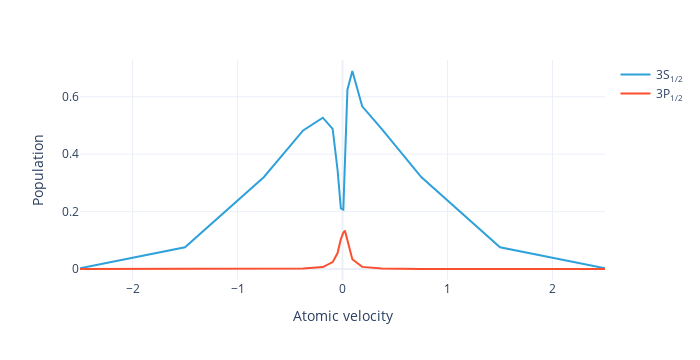

Notebook cell for this chart:
### Markdown cell above
Of the level populations:

### Code cell
#|notest
model.level_population_distribution(sol).visualize()

### Figure 1 — Plotly figure (JSON) as saved in the notebook; plotly's stock layout.template omitted (floating-point values rounded to 4 significant figures)
{"data": [{"hovertemplate": "Level=3S<sub>1/2</sub><br>Atomic velocity=%{x}<br>Population=%{y}<extra></extra>", "legendgroup": "3S<sub>1/2</sub>", "line": {"color": "#2fa1da", "dash": "solid"}, "marker": {"symbol": "circle"}, "mode": "lines", "name": "3S<sub>1/2</sub>", "orientation": "v", "showlegend": true, "type": "scatter", "x": [-2.5, -1.5, -0.75, -0.375, -0.1875, -0.09375, -0.04688, -0.01562, 0.007812, 0.02344, 0.04688, 0.09375, 0.1875, 0.375, 0.75, 1.5, 2.5], "xaxis": "x", "y": [0.002312, 0.07579, 0.3197, 0.4827, 0.527, 0.4881, 0.3447, 0.211, 0.2069, 0.3577, 0.6246, 0.6897, 0.5666, 0.4872, 0.3202, 0.07583, 0.002315], "yaxis": "y"}, {"hovertemplate": "Level=3P<sub>1/2</sub><br>Atomic velocity=%{x}<br>Population=%{y}<extra></extra>", "legendgroup": "3P<sub>1/2</sub>", "line": {"color": "#fb4f2f", "dash": "solid"}, "marker": {"symbol": "circle"}, "mode": "lines", "name": "3P<sub>1/2</sub>", "orientation": "v", "showlegend": true, "type": "scatter", "x": [-2.5, -1.5, -0.75, -0.375, -0.1875, -0.09375, -0.04688, -0.01562, 0.007812, 0.02344, 0.04688, 0.09375, 0.1875, 0.375, 0.75, 1.5, 2.5], "xaxis": "x", "y": [1.938e-07, 1.64e-05, 0.0002678, 0.001598, 0.00686, 0.024, 0.05548, 0.104, 0.1265, 0.1334, 0.1005, 0.0339, 0.007376, 0.001612, 0.0002682, 1.641e-05, 1.94e-07], "yaxis": "y"}], "layout": {"height": 360, "legend": {"title": {}, "tracegroupgap": 0}, "margin": {"t": 60}, "width": 700, "xaxis": {"anchor": "y", "autorange": true, "domain": [0, 1], "range": [-2.5, 2.5], "title": {"text": "Atomic velocity"}, "type": "linear"}, "yaxis": {"anchor": "x", "autorange": true, "domain": [0, 1], "range": [-0.03831, 0.728], "title": {"text": "Population"}, "type": "linear"}}}
